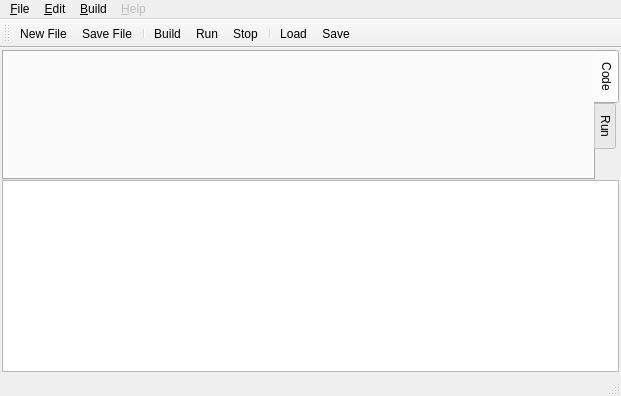
<?xml version="1.0" encoding="UTF-8"?>
<ui version="4.0">
 <class>SimDSP</class>
 <widget class="QMainWindow" name="SimDSP">
  <property name="geometry">
   <rect>
    <x>0</x>
    <y>0</y>
    <width>621</width>
    <height>396</height>
   </rect>
  </property>
  <property name="windowTitle">
   <string>SimDSP</string>
  </property>
  <property name="styleSheet">
   <string notr="true"/>
  </property>
  <widget class="QWidget" name="centralWidget">
   <layout class="QGridLayout" name="gridLayout_5">
    <property name="leftMargin">
     <number>0</number>
    </property>
    <property name="topMargin">
     <number>0</number>
    </property>
    <property name="rightMargin">
     <number>0</number>
    </property>
    <property name="bottomMargin">
     <number>0</number>
    </property>
    <property name="spacing">
     <number>0</number>
    </property>
    <item row="0" column="0">
     <layout class="QVBoxLayout" name="mainLayout" stretch="4,0">
      <property name="spacing">
       <number>0</number>
      </property>
      <property name="sizeConstraint">
       <enum>QLayout::SetDefaultConstraint</enum>
      </property>
      <property name="leftMargin">
       <number>2</number>
      </property>
      <property name="topMargin">
       <number>2</number>
      </property>
      <property name="rightMargin">
       <number>2</number>
      </property>
      <property name="bottomMargin">
       <number>2</number>
      </property>
      <item>
       <widget class="QTabWidget" name="tabWidget">
        <property name="enabled">
         <bool>true</bool>
        </property>
        <property name="layoutDirection">
         <enum>Qt::LeftToRight</enum>
        </property>
        <property name="autoFillBackground">
         <bool>false</bool>
        </property>
        <property name="styleSheet">
         <string notr="true"/>
        </property>
        <property name="tabPosition">
         <enum>QTabWidget::East</enum>
        </property>
        <property name="currentIndex">
         <number>0</number>
        </property>
        <property name="movable">
         <bool>false</bool>
        </property>
        <property name="tabBarAutoHide">
         <bool>false</bool>
        </property>
        <widget class="QWidget" name="codeTab">
         <property name="enabled">
          <bool>true</bool>
         </property>
         <property name="sizePolicy">
          <sizepolicy hsizetype="Preferred" vsizetype="Preferred">
           <horstretch>0</horstretch>
           <verstretch>0</verstretch>
          </sizepolicy>
         </property>
         <property name="styleSheet">
          <string notr="true"/>
         </property>
         <attribute name="title">
          <string>Code</string>
         </attribute>
         <layout class="QHBoxLayout" name="codeLayout" stretch="0,5">
          <property name="spacing">
           <number>0</number>
          </property>
          <property name="leftMargin">
           <number>0</number>
          </property>
          <property name="topMargin">
           <number>0</number>
          </property>
          <property name="rightMargin">
           <number>0</number>
          </property>
          <property name="bottomMargin">
           <number>0</number>
          </property>
          <item>
           <widget class="SDProjectexplorer" name="widgetProject" native="true"/>
          </item>
          <item>
           <widget class="SDEditortab" name="widgetEditor" native="true"/>
          </item>
         </layout>
        </widget>
        <widget class="QWidget" name="runTab">
         <attribute name="title">
          <string>Run</string>
         </attribute>
         <layout class="QGridLayout" name="gridLayout_6">
          <property name="leftMargin">
           <number>0</number>
          </property>
          <property name="topMargin">
           <number>0</number>
          </property>
          <property name="rightMargin">
           <number>0</number>
          </property>
          <property name="bottomMargin">
           <number>0</number>
          </property>
          <property name="spacing">
           <number>0</number>
          </property>
          <item row="0" column="0">
           <layout class="QGridLayout" name="runLayout"/>
          </item>
         </layout>
        </widget>
       </widget>
      </item>
      <item>
       <widget class="QTextEdit" name="appOutput">
        <property name="sizePolicy">
         <sizepolicy hsizetype="Expanding" vsizetype="Expanding">
          <horstretch>0</horstretch>
          <verstretch>0</verstretch>
         </sizepolicy>
        </property>
        <property name="autoFillBackground">
         <bool>false</bool>
        </property>
        <property name="styleSheet">
         <string notr="true"/>
        </property>
        <property name="readOnly">
         <bool>true</bool>
        </property>
        <property name="placeholderText">
         <string/>
        </property>
       </widget>
      </item>
     </layout>
    </item>
   </layout>
  </widget>
  <widget class="QMenuBar" name="menuBar">
   <property name="geometry">
    <rect>
     <x>0</x>
     <y>0</y>
     <width>621</width>
     <height>19</height>
    </rect>
   </property>
   <widget class="QMenu" name="menuFile">
    <property name="title">
     <string>&amp;File</string>
    </property>
    <addaction name="actionNewProject"/>
    <addaction name="actionOpenProject"/>
    <addaction name="actionSaveProject"/>
    <addaction name="separator"/>
    <addaction name="actionNewFile"/>
    <addaction name="actionSaveFile"/>
    <addaction name="separator"/>
    <addaction name="actionQuit"/>
   </widget>
   <widget class="QMenu" name="menuHelp">
    <property name="enabled">
     <bool>false</bool>
    </property>
    <property name="title">
     <string>&amp;Help</string>
    </property>
   </widget>
   <widget class="QMenu" name="menuBuild">
    <property name="title">
     <string>&amp;Build</string>
    </property>
    <addaction name="actionBuild"/>
    <addaction name="separator"/>
    <addaction name="actionRun"/>
    <addaction name="actionStop"/>
    <addaction name="separator"/>
    <addaction name="actionLoad"/>
    <addaction name="actionSave"/>
   </widget>
   <widget class="QMenu" name="menu_Edit">
    <property name="title">
     <string>&amp;Edit</string>
    </property>
    <addaction name="actionIncreaseFontSize"/>
    <addaction name="actionDecreaseFontSize"/>
    <addaction name="actionResetFontSize"/>
    <addaction name="separator"/>
    <addaction name="actionFont"/>
   </widget>
   <addaction name="menuFile"/>
   <addaction name="menu_Edit"/>
   <addaction name="menuBuild"/>
   <addaction name="menuHelp"/>
  </widget>
  <widget class="QToolBar" name="mainToolBar">
   <property name="styleSheet">
    <string notr="true"/>
   </property>
   <attribute name="toolBarArea">
    <enum>TopToolBarArea</enum>
   </attribute>
   <attribute name="toolBarBreak">
    <bool>false</bool>
   </attribute>
   <addaction name="actionNewFile"/>
   <addaction name="actionSaveFile"/>
   <addaction name="separator"/>
   <addaction name="actionBuild"/>
   <addaction name="actionRun"/>
   <addaction name="actionStop"/>
   <addaction name="separator"/>
   <addaction name="actionLoad"/>
   <addaction name="actionSave"/>
  </widget>
  <widget class="QStatusBar" name="statusBar"/>
  <action name="actionQuit">
   <property name="text">
    <string>E&amp;xit</string>
   </property>
   <property name="toolTip">
    <string>Exit</string>
   </property>
   <property name="shortcut">
    <string>Ctrl+Q</string>
   </property>
  </action>
  <action name="actionLoad">
   <property name="icon">
    <iconset resource="textfiles.qrc">
     <normaloff>:/icons/load_mat.png</normaloff>:/icons/load_mat.png</iconset>
   </property>
   <property name="text">
    <string>Load</string>
   </property>
   <property name="toolTip">
    <string>Load Mat File</string>
   </property>
  </action>
  <action name="actionNewFile">
   <property name="icon">
    <iconset resource="textfiles.qrc">
     <normaloff>:/icons/new_file.png</normaloff>:/icons/new_file.png</iconset>
   </property>
   <property name="text">
    <string>&amp;New File</string>
   </property>
  </action>
  <action name="actionRun">
   <property name="icon">
    <iconset resource="textfiles.qrc">
     <normaloff>:/icons/play.png</normaloff>:/icons/play.png</iconset>
   </property>
   <property name="text">
    <string>Run</string>
   </property>
   <property name="shortcut">
    <string>Ctrl+R</string>
   </property>
  </action>
  <action name="actionStop">
   <property name="icon">
    <iconset resource="textfiles.qrc">
     <normaloff>:/icons/stop.png</normaloff>:/icons/stop.png</iconset>
   </property>
   <property name="text">
    <string>Stop</string>
   </property>
  </action>
  <action name="actionBuild">
   <property name="icon">
    <iconset resource="textfiles.qrc">
     <normaloff>:/icons/builder.png</normaloff>:/icons/builder.png</iconset>
   </property>
   <property name="text">
    <string>Build</string>
   </property>
   <property name="shortcut">
    <string>Ctrl+B</string>
   </property>
  </action>
  <action name="actionNewProject">
   <property name="text">
    <string>New &amp;Project</string>
   </property>
  </action>
  <action name="actionSaveProject">
   <property name="text">
    <string>Save Project</string>
   </property>
  </action>
  <action name="actionSaveFile">
   <property name="icon">
    <iconset resource="textfiles.qrc">
     <normaloff>:/icons/save_file.png</normaloff>:/icons/save_file.png</iconset>
   </property>
   <property name="text">
    <string>&amp;Save File</string>
   </property>
   <property name="shortcut">
    <string>Ctrl+S</string>
   </property>
  </action>
  <action name="actionOpenProject">
   <property name="text">
    <string>Open Project</string>
   </property>
  </action>
  <action name="actionSave">
   <property name="icon">
    <iconset resource="textfiles.qrc">
     <normaloff>:/icons/save_mat.png</normaloff>:/icons/save_mat.png</iconset>
   </property>
   <property name="text">
    <string>Save</string>
   </property>
   <property name="toolTip">
    <string>Save Mat File</string>
   </property>
  </action>
  <action name="actionHelpContents">
   <property name="text">
    <string>Contents</string>
   </property>
   <property name="toolTip">
    <string>Help Contents</string>
   </property>
   <property name="shortcut">
    <string>F1</string>
   </property>
  </action>
  <action name="actionIncreaseFontSize">
   <property name="text">
    <string>Increase Font Size</string>
   </property>
   <property name="shortcut">
    <string>Ctrl++</string>
   </property>
  </action>
  <action name="actionDecreaseFontSize">
   <property name="text">
    <string>Decrease Font Size</string>
   </property>
   <property name="shortcut">
    <string>Ctrl+-</string>
   </property>
  </action>
  <action name="actionResetFontSize">
   <property name="text">
    <string>Reset Font Size</string>
   </property>
   <property name="shortcut">
    <string>Ctrl+0</string>
   </property>
  </action>
  <action name="actionFont">
   <property name="text">
    <string>Font</string>
   </property>
  </action>
 </widget>
 <layoutdefault spacing="6" margin="11"/>
 <customwidgets>
  <customwidget>
   <class>SDEditortab</class>
   <extends>QWidget</extends>
   <header>sdeditortab.h</header>
   <container>1</container>
  </customwidget>
  <customwidget>
   <class>SDProjectexplorer</class>
   <extends>QWidget</extends>
   <header>sdprojectexplorer.h</header>
   <container>1</container>
  </customwidget>
 </customwidgets>
 <resources>
  <include location="textfiles.qrc"/>
 </resources>
 <connections/>
</ui>
